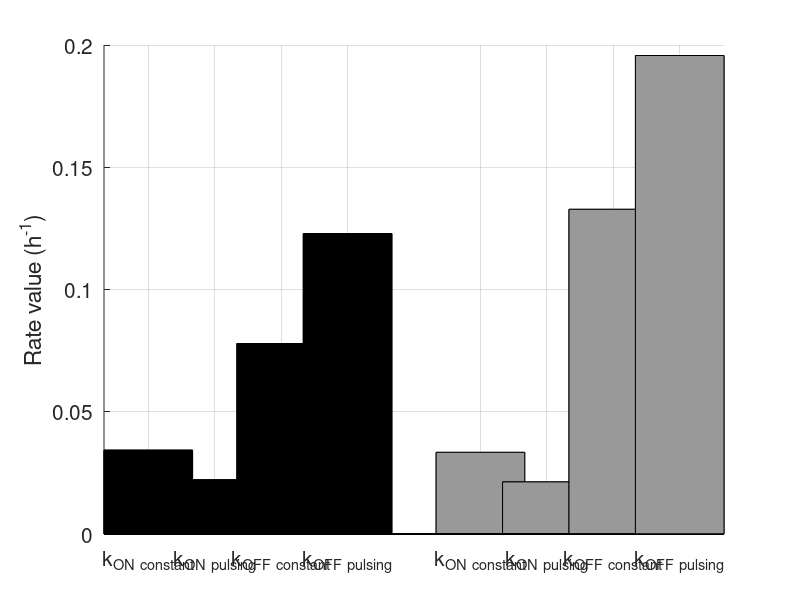

Reproduce this figure in MATLAB.
% Values for each group (ordered as bars should appear)
data1 = [0.0343 0.0222 0.0779 0.1229];  % Without stochasticity (main manuscript values)
data2 = [0.0334 0.0213 0.1328 0.1957];  % With locking stochasticity 

% Settings
bar_width = 0.2;
spacing = 0.3;           % Equal spacing between bars within a group
group_distance = 1.5;      % Distance between groups

% X positions for bars in each group (centered)
x1 = (-1.5:1:1.5) * spacing;             % Group 1 at center 0
x2 = x1 + group_distance;               % Group 2 shifted right

% Combine all
x_all = [x1, x2];
y_all = [data1, data2];

% Plot
figure;
hold on;
for i = 1:length(x_all)
    bar(x_all(i), y_all(i), bar_width);
        if i <= 4
         bar(x_all(i), y_all(i), bar_width, 'FaceColor', 'k');      % Group 1: black
        else
         bar(x_all(i), y_all(i), bar_width, 'FaceColor', [0.6 0.6 0.6]);  % Group 2: grey
        end
end

% Define xtick labels for each bar
xticks(x_all);
xticklabels({'k_{ON} _{constant}','k_{ON} _{pulsing}', 'k_{OFF} _{constant}', 'k_{OFF} _{pulsing}', ...
             'k_{ON} _{constant}','k_{ON} _{pulsing}', 'k_{OFF} _{constant}', 'k_{OFF} _{pulsing}'});

% Set axis
xtickangle(45);  % Optional: tilt labels for clarity
ylabel('Rate value (h^{-1})')
xlim([min(x_all)-0.2, max(x_all)+0.2]);
set(gca, 'FontSize', 15); % Set category labels
grid on;
hold off;
